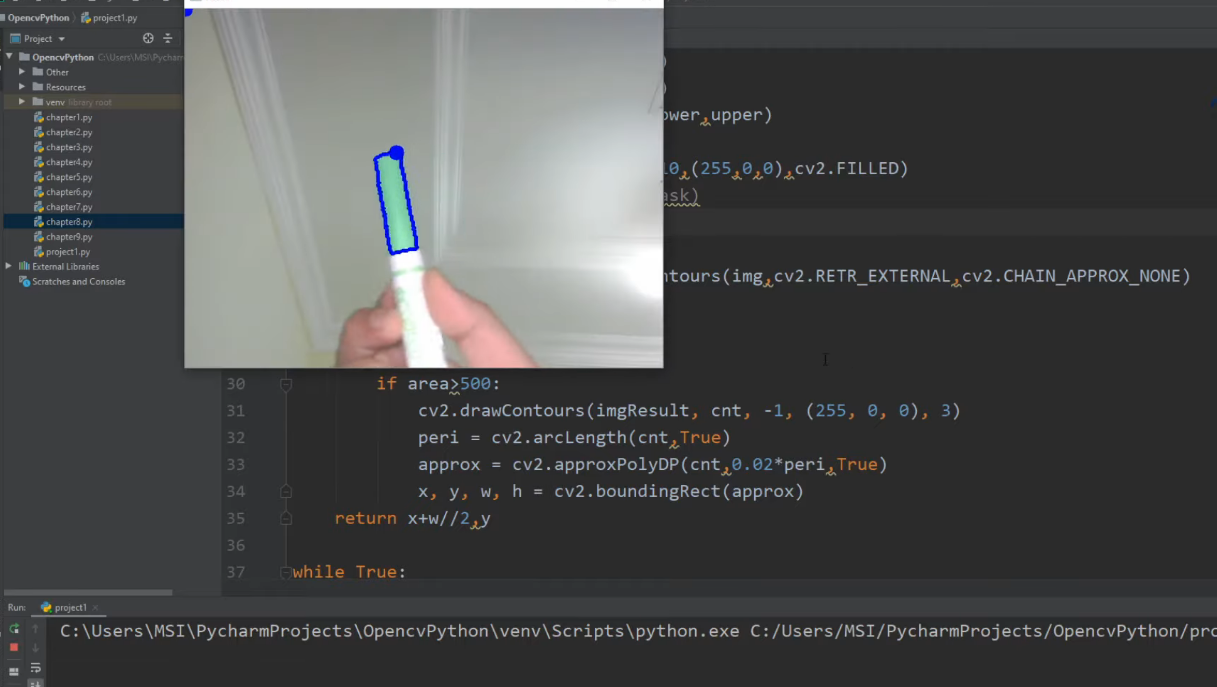
#> input picture snapshoot-2.png, 1217 x 687 px, given in place of the camera
$ python chapter7.py
#> lines starting #> are read from the running program, lines starting #| are printed output that depends on the picture; after the words box and inside, x2 and y2 are one past the last pixel; in counts of white or black regions, pixels touching at a corner belong together
#> further down, img is the input picture: shape (687, 1217, 3); mean B, G, R 76.7, 76.9, 75.9
import cv2
import numpy as np


myColor = [[5, 107, 0, 19, 255, 255], [133, 56, 0, 159, 156, 255], [57, 76, 0, 100, 255, 255]]

cap = cv2.VideoCapture(0)
cap.set(3,640)
cap.set(4,480)
cap.set(10,100)

def findColor(img, myColor):
    imgHSV = cv2.cvtColor(img, cv2.COLOR_BGR2HSV)
#> imgHSV: shape (687, 1217, 3); mean H, S, V 47.2, 11.6, 78.9
    for color in myColor:
        lower = np.array(color[0:3])
        upper = np.array(color[3:6])
        mask = cv2.inRange(imgHSV,lower,upper)
        x, y = getContours(mask)
        cv2. circle(imgResult, (x, y), 10, (255, 0, 0), cv2.FILLED)
#> this loop made 3 passes
#> (x, y) on passes 1, 3: (0, 0), (396, 156)
#> (contours in getContours, x, y) on pass 2: (79 contours, all with area under 20, 0, 0)
#> pass 1, in findColor, `mask = cv2.inRange(imgHSV,lower,upper)`:
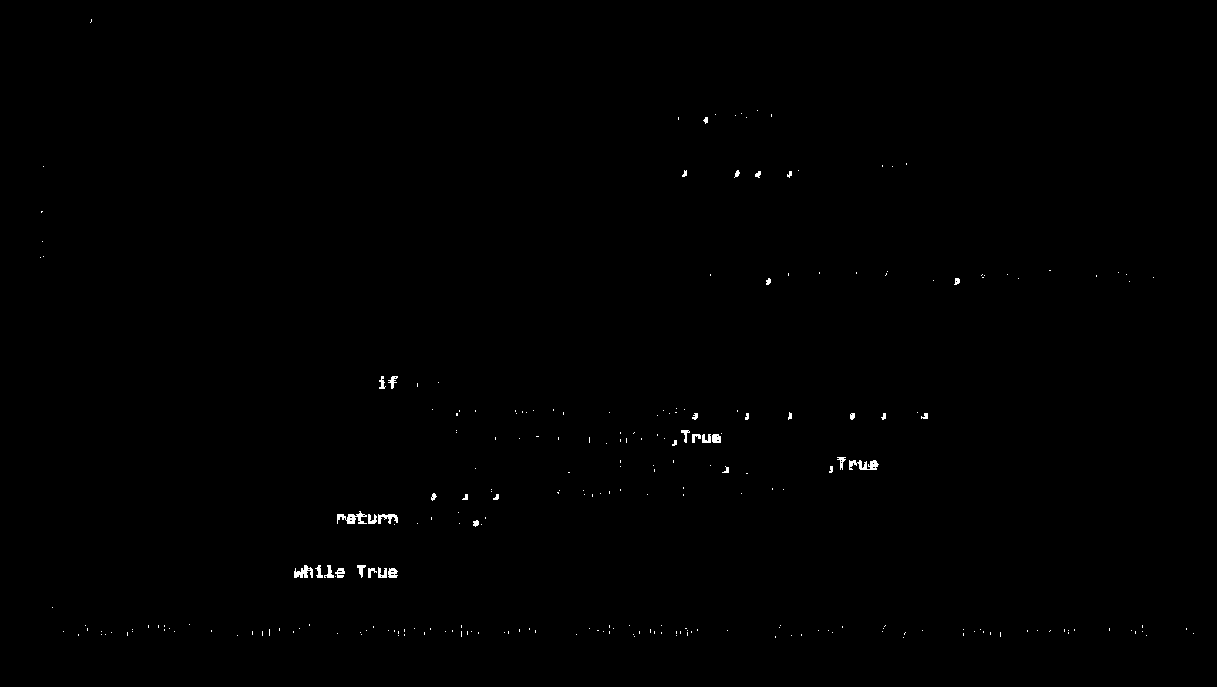
#> mask: shape (687, 1217); 0.29% white; 260 white regions (221 under 20 px), largest, box (x1, y1, x2, y2) and area: (337, 511, 367, 524) 187, (849, 460, 879, 470) 182, (294, 565, 313, 578) 147
#> pass 2, in findColor, `mask = cv2.inRange(imgHSV,lower,upper)`:
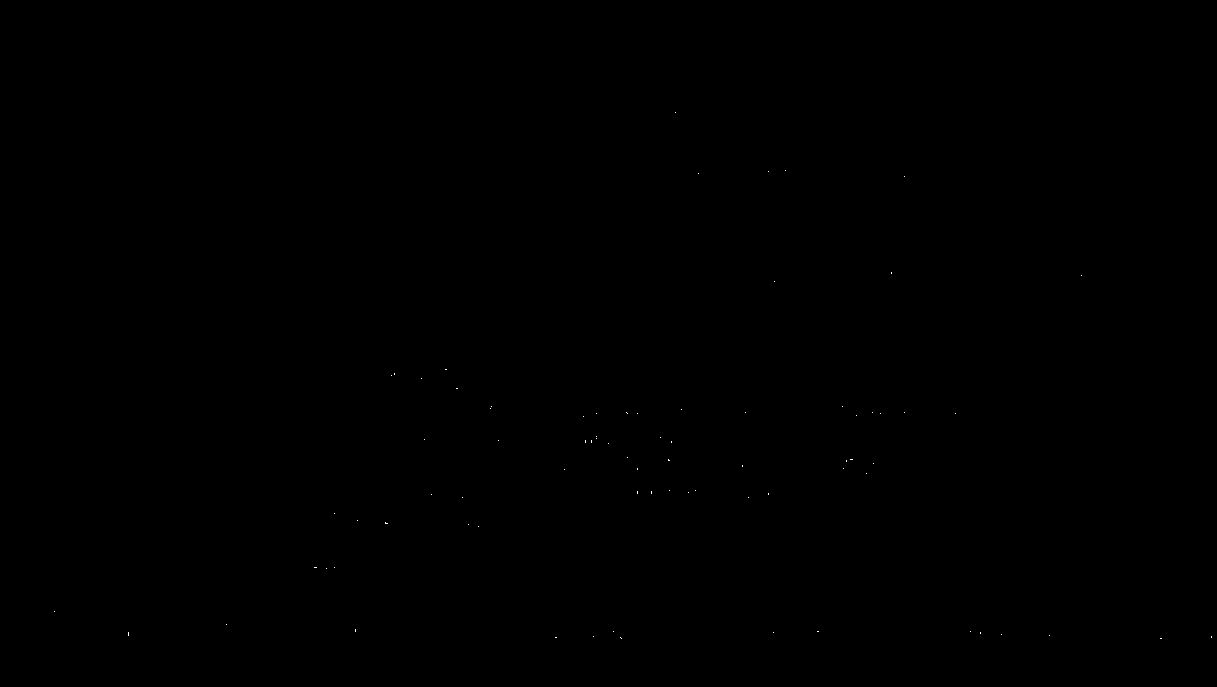
#> mask: shape (687, 1217); 0.01% white in thin lines or dots, all inside (x1, y1, x2, y2) = (54, 112, 1212, 639)
#> pass 3, in findColor, `mask = cv2.inRange(imgHSV,lower,upper)`:
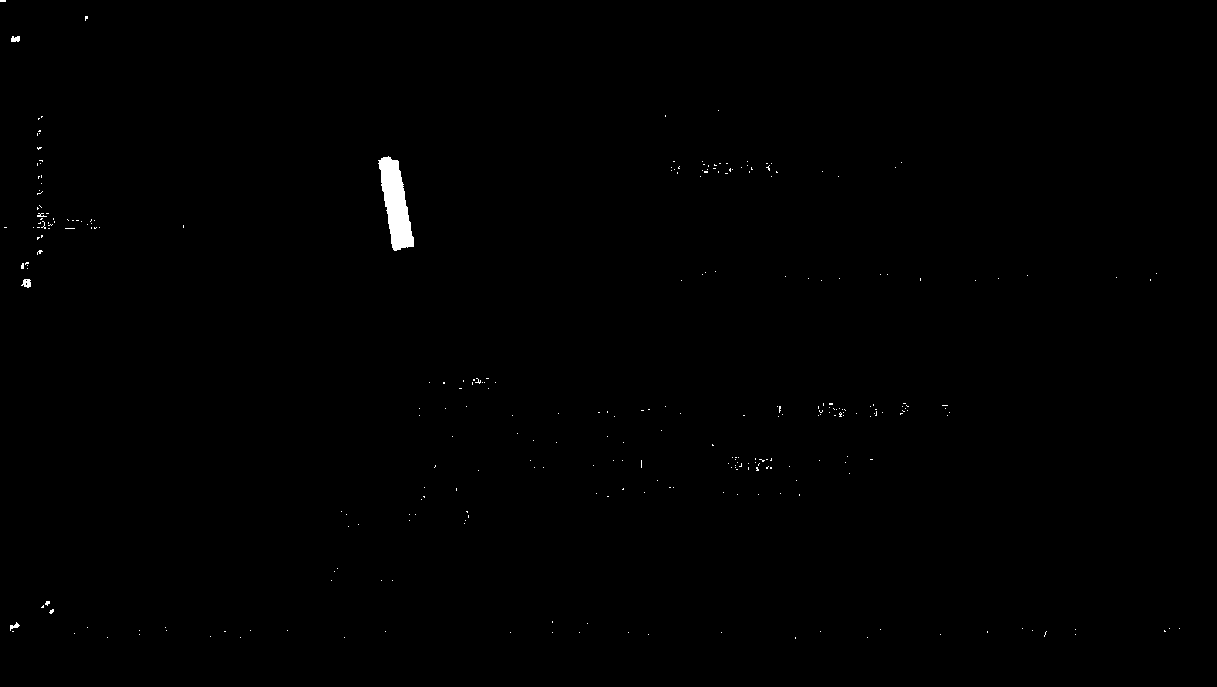
#> mask: shape (687, 1217); 0.33% white; 293 white regions (288 under 20 px), largest, box (x1, y1, x2, y2) and area: (378, 156, 414, 251) 1915, (21, 279, 31, 288) 61, (11, 36, 20, 42) 46, (10, 622, 20, 631) 38, (37, 213, 47, 217) 21
#> after the loop:
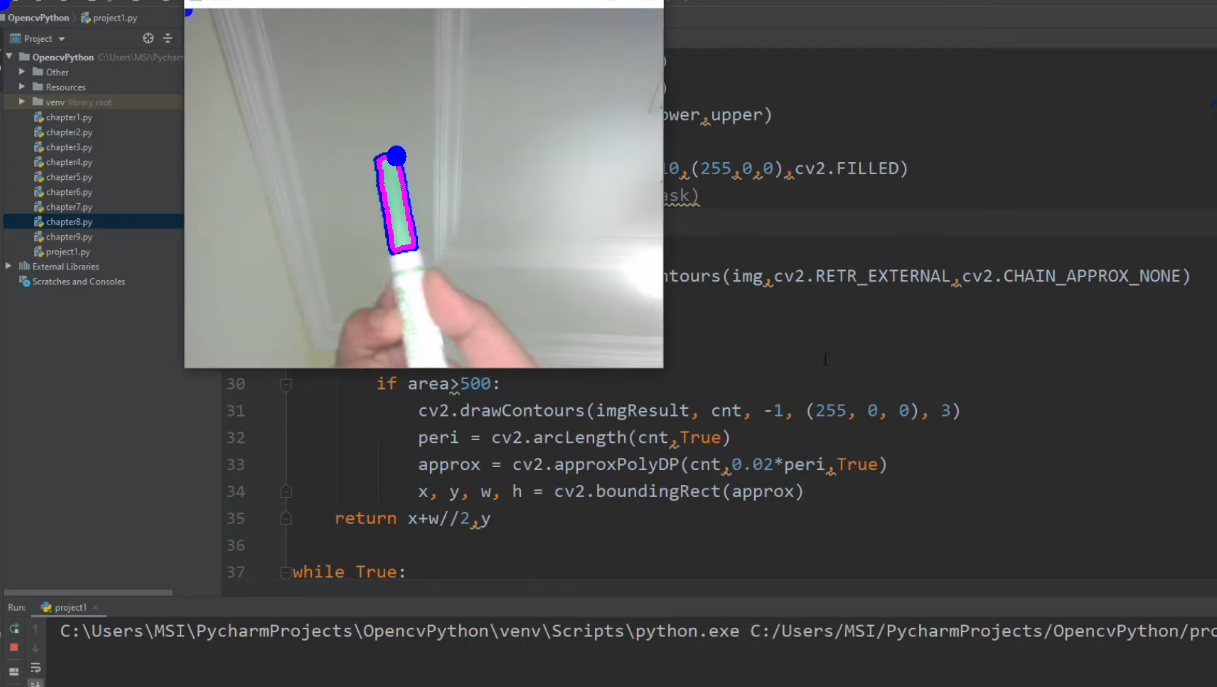
#> imgResult: shape (687, 1217, 3); 0.17% of pixels changed, all inside (x1, y1, x2, y2) = (0, 0, 416, 253)
        # cv2.imshow(str(color[0]), mask)


def getContours(img):
    contours, hierarchy = cv2.findContours(img, cv2.RETR_EXTERNAL, cv2.CHAIN_APPROX_NONE)
    x, y, w, h = 0, 0, 0, 0
    for cnt in contours:
        area = cv2.contourArea(cnt)
        if area > 500:
            cv2.drawContours(imgResult, cnt, -1, (255, 10, 250), 3)
            peri = cv2.arcLength(cnt, True)
            approx = cv2.approxPolyDP(cnt, 0.02*peri, True)
            x,y,w,h = cv2.boundingRect(approx)
    return x+w//2, y

while True:
    success, img = cap.read()
    imgResult = img.copy()
    findColor(img, myColor)
    cv2.imshow("Android cam", imgResult)
    if cv2.waitKey(1) & 0xFF == ord("q"):
#> (key q is pressed here)
        break

$ run again, on snapshot.png
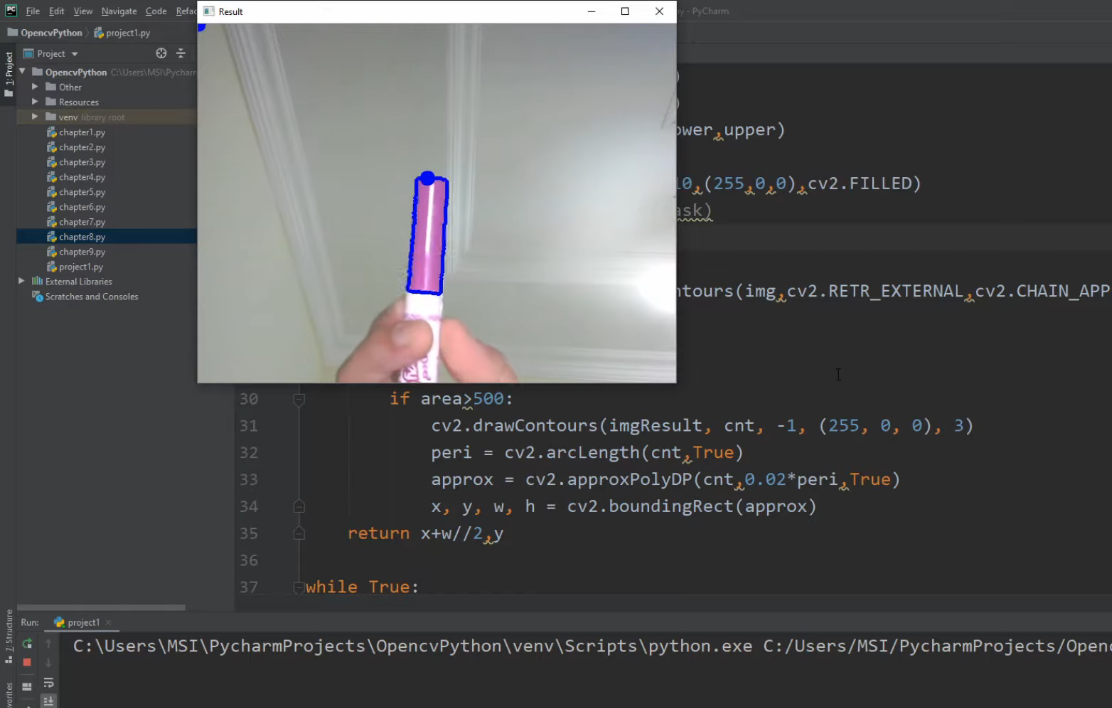
#> input picture snapshot.png, 1112 x 708 px, given in place of the camera
#> img is the input picture: shape (708, 1112, 3); mean B, G, R 81.1, 80.6, 80
#> imgHSV: shape (708, 1112, 3); mean H, S, V 51.9, 12.2, 83.1
#> the loop in findColor, `for color in myColor:` made 3 passes
#> (x, y) on passes 1 to 3: (0, 0), (427, 181), (0, 0)
#> pass 1, in findColor, `mask = cv2.inRange(imgHSV,lower,upper)`:
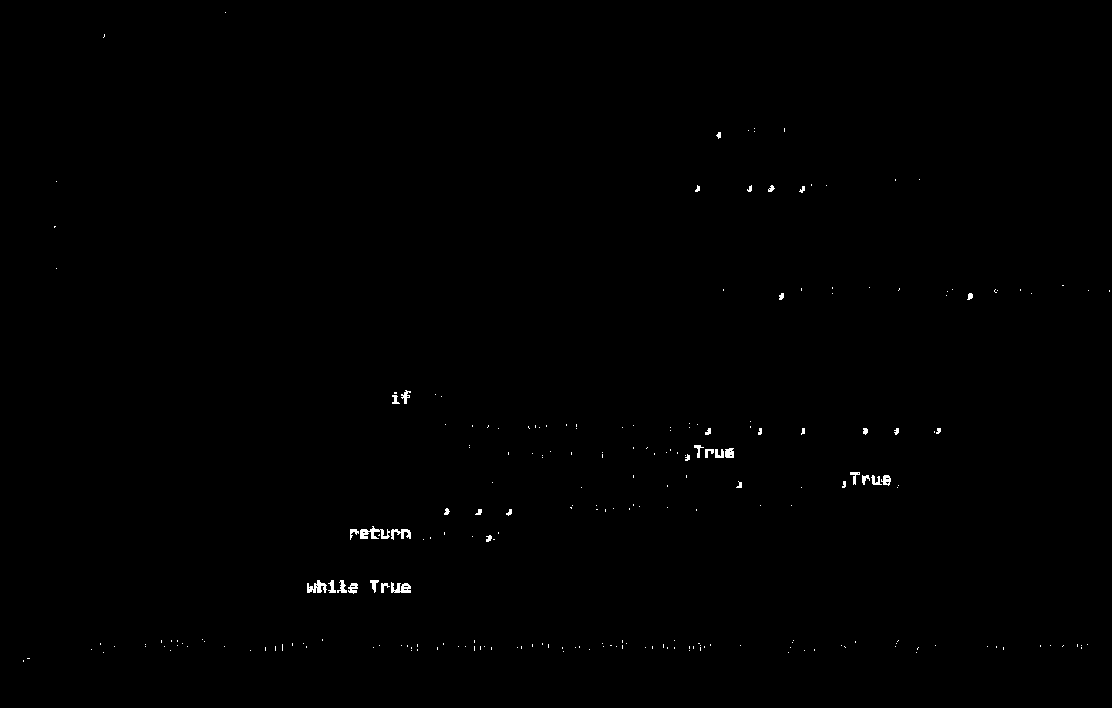
#> mask: shape (708, 1112); 0.3% white; 239 white regions (199 under 20 px), largest, box (x1, y1, x2, y2) and area: (360, 526, 390, 539) 197, (307, 580, 327, 593) 152, (391, 582, 411, 593) 149
#> after the loop in findColor, `for color in myColor:`:
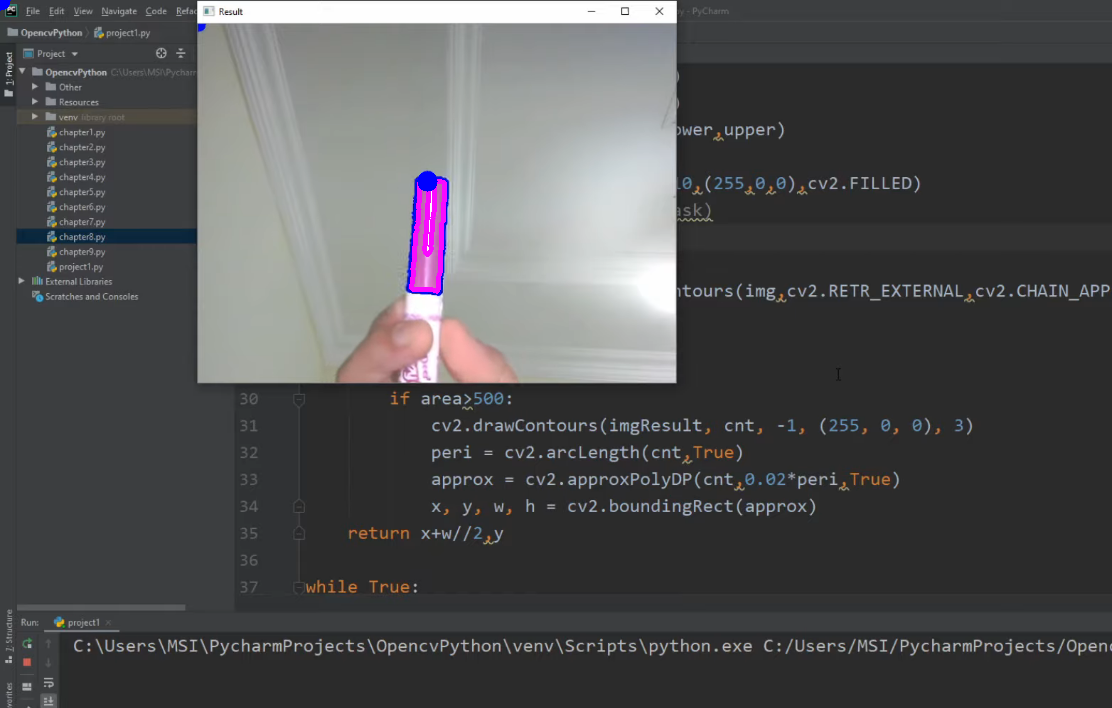
#> imgResult: shape (708, 1112, 3); 0.29% of pixels changed, all inside (x1, y1, x2, y2) = (0, 0, 447, 294)
